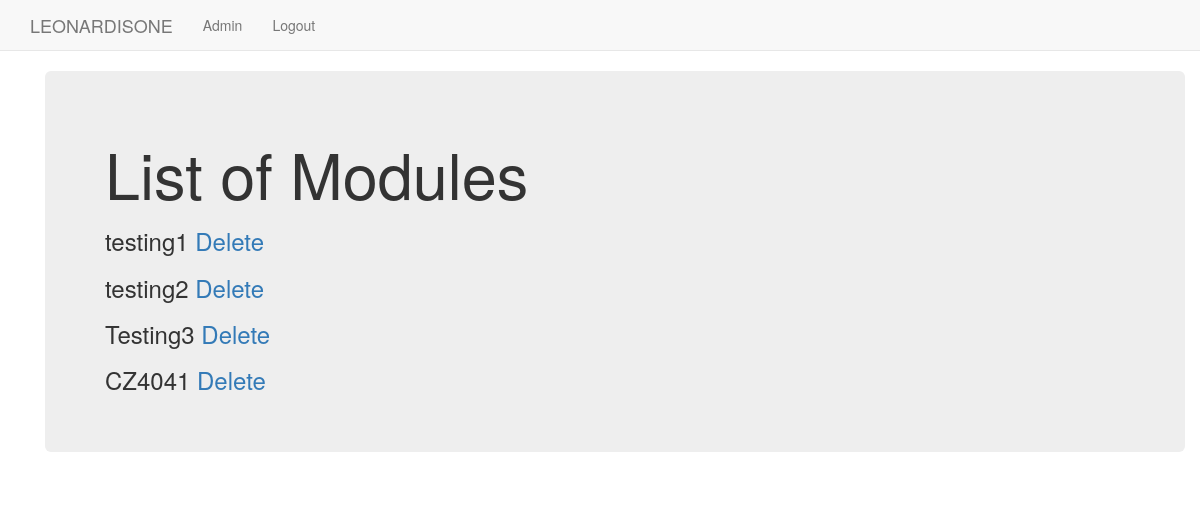
/appOne/manage_module/ (signed in), run on the app's committed database.
### appOne/models.py (models this page shows, shortened)
class Module(models.Model):
    module_name = models.CharField(max_length=50)
    coordinator = models.ForeignKey('Professor', on_delete=models.SET_NULL, null=True, blank=True)
    class Meta:
        permissions = (("can_modify_module", "Can create/delete a module"),)#placeholder

### appOne/views.py (the view)
# urls.py: path('manage_module/', views.manage_module, name='manage_module'),
@permission_required('appOne.change_module', raise_exception=True)
def manage_module(request):
    module_list = Module.objects.filter()
    return render(request,'appOne/manage_module.html',{'module_list':module_list})

### templates/appOne/manage_module.html
{% extends "appOne/base.html" %}
{% load staticfiles %}
{% block body_block %}
  <div class="container">
    <div class="jumbotron">
      <h1>List of Modules</h1>
        {% for module in module_list %}
            <h3>{{module.module_name}} <a href="{% url 'appOne:delete_module' module_pk=module.module_name %}">Delete</a></h3>
        {% endfor %}
    </div>
  </div>
{% endblock %}

### data on the page
Module: module_name "testing1"
Module: module_name "testing2"
Module: module_name "Testing3"
Module: module_name "CZ4041"
